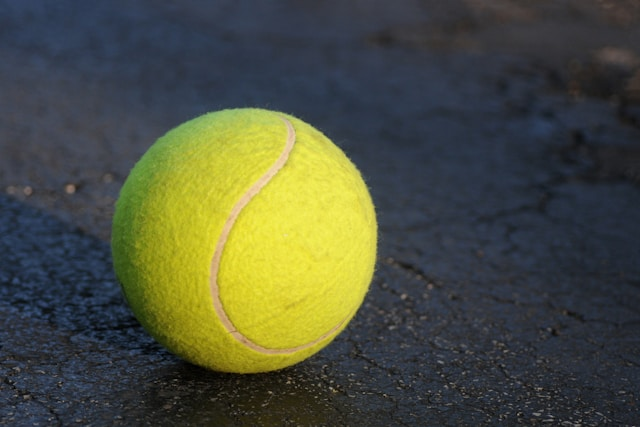
#> input picture Görüntü İşleme/PROJE7/tennisball.jpg, 640 x 427 px, found by its file name
$ python 7-CONTOURS.py
#> lines starting #> are read from the running program, lines starting #| are printed output that depends on the picture; after the words box and inside, x2 and y2 are one past the last pixel; in counts of white or black regions, pixels touching at a corner belong together
# -*- coding: utf-8 -*-
"""
Created on Fri Aug  8 11:42:13 2025

@author: krono
"""
import os
import cv2
import numpy as np
import random


output_dir = "D:/ornekresim/konturlar"
random_thresh = 90     #TAM OLARAK BULAMADIĞI İÇİN HSV LİYE GEÇTİM

img = cv2.imread("D:/ornekresim/tennisball.jpg") #GÖRÜNTÜYÜ OKUMA
#> img is the input picture: shape (427, 640, 3); mean B, G, R 61.6, 80, 76
cv2.imshow("ORIGINAL", img)

gri_top = cv2.cvtColor(img, cv2.COLOR_BGR2GRAY) #GRAYSCALE
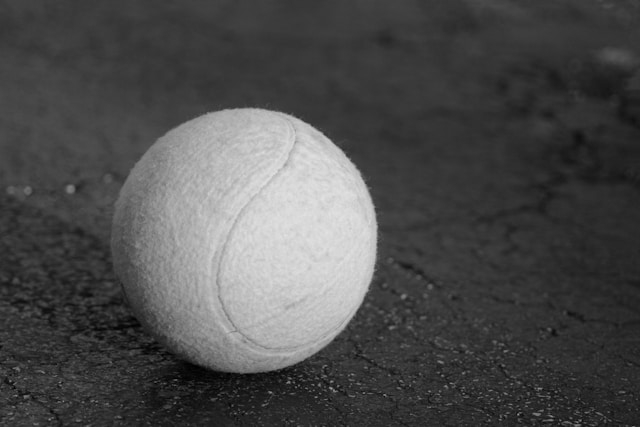
#> gri_top: shape (427, 640); min 0, max 226, mean 76.8
_, thresh_img = cv2.threshold(gri_top, random_thresh, 255, cv2.THRESH_BINARY)#THRESHOLD
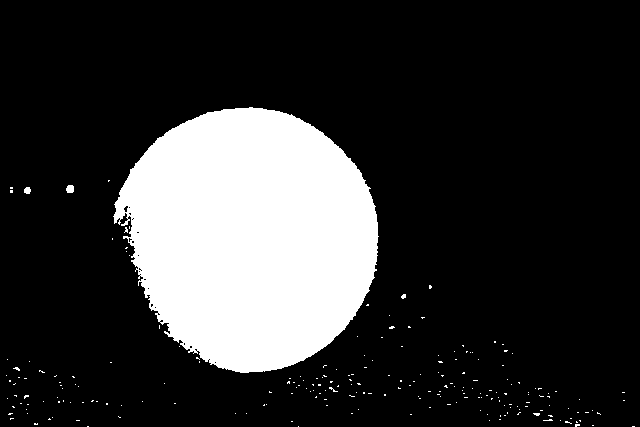
#> thresh_img: shape (427, 640); 19.5% white; 219 white regions (216 under 20 px)

konturlar,_ = cv2.findContours(thresh_img, cv2.RETR_EXTERNAL, cv2.CHAIN_APPROX_SIMPLE)
#> konturlar = 219 contours, 216 with area under 20; largest, box (x1, y1, x2, y2) and area: (113, 107, 379, 373) 52185, (66, 185, 74, 193) 44, (24, 187, 31, 194) 30
cv2.drawContours(img, konturlar, -1, (0,255,0),2)
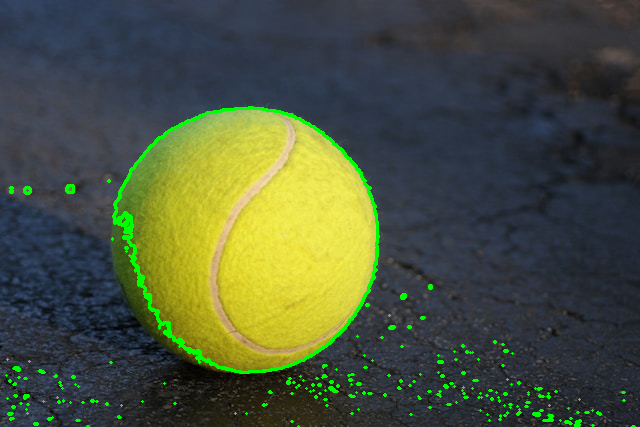
#> img: shape (427, 640, 3); 2.14% of pixels changed, all inside (x1, y1, x2, y2) = (5, 106, 636, 427)


cv2.imshow("THRESHOLD {random_thresh}", thresh_img)
cv2.imshow("GRAYSCALE",gri_top)
cv2.imshow("KONTURLU", img)

for i, contour in enumerate(konturlar):
    x, y, w, h = cv2.boundingRect(contour)  # Konturun etrafına dikdörtgen
    crop = img[y:y+h, x:x+w]


    path = os.path.join(output_dir, f"parca_{i+1}.jpg")  # kayıt yolu
    cv2.imwrite(path, crop)
    print(f"{path} kaydedildi.")
#> this loop made 219 passes
#> (contour, x, y, w, h, crop) on passes 1, 3, 4: ([[632, 426], [634, 426]], 632, 426, 3, 1, [[0, 255, 0], [0, 255, 0], [0, 255, 0]]), ([[87, 426], [88, 426]], 87, 426, 2, 1, [[0, 255, 0], [0, 255, 0]]), ([[592, 425], [593, 425]], 592, 425, 2, 1, [[0, 255, 0], [0, 255, 0]])
#| D:/ornekresim/konturlar/parca_1.jpg kaydedildi.
#| D:/ornekresim/konturlar/parca_2.jpg kaydedildi.
#| D:/ornekresim/konturlar/parca_3.jpg kaydedildi.
#| D:/ornekresim/konturlar/parca_4.jpg kaydedildi.
#| D:/ornekresim/konturlar/parca_5.jpg kaydedildi.
#| D:/ornekresim/konturlar/parca_6.jpg kaydedildi.
#| D:/ornekresim/konturlar/parca_7.jpg kaydedildi.
#| D:/ornekresim/konturlar/parca_8.jpg kaydedildi.
#> (further printed lines are left out)


cv2.waitKey(0)
cv2.destroyAllWindows()
